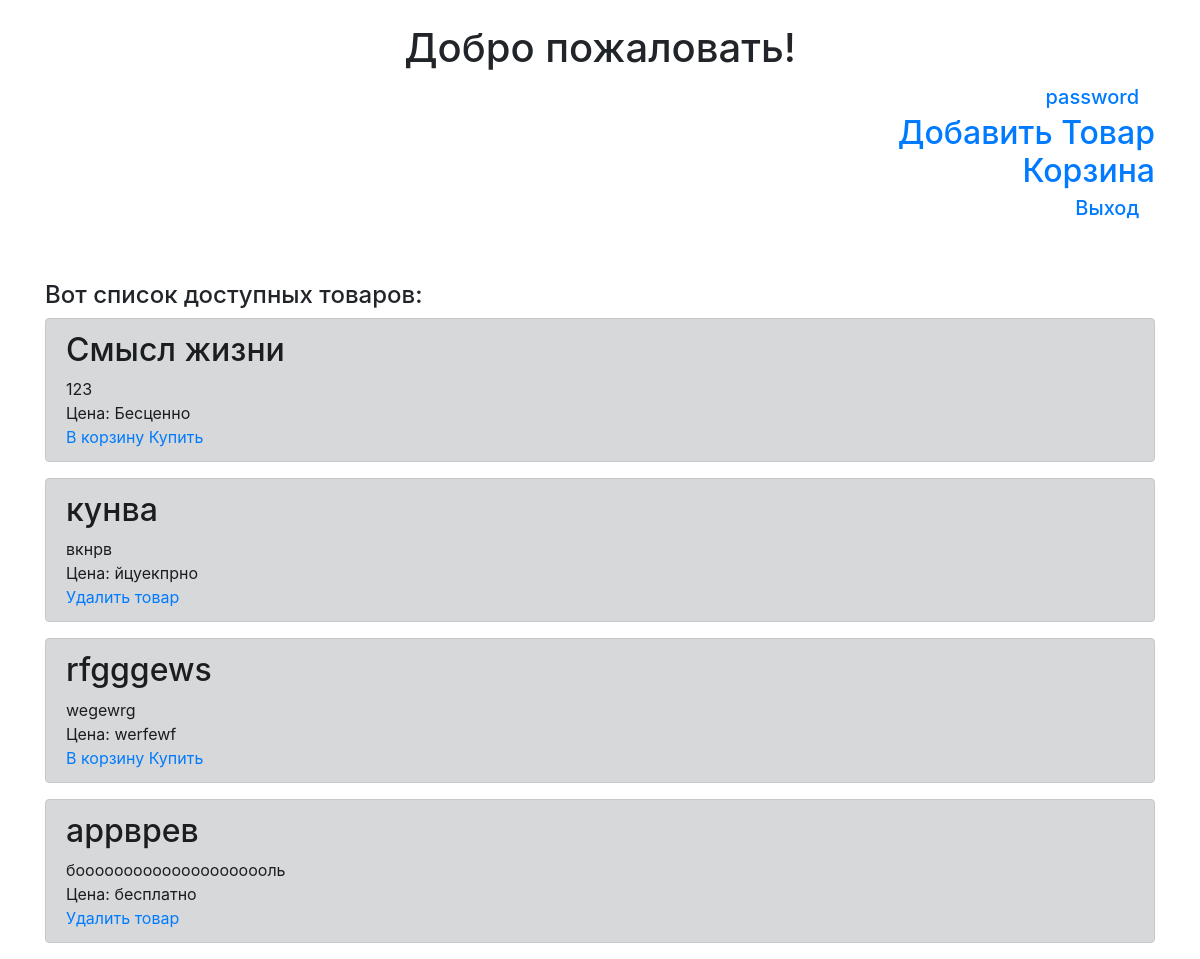
The page /main (signed in) on the database as committed earlier.
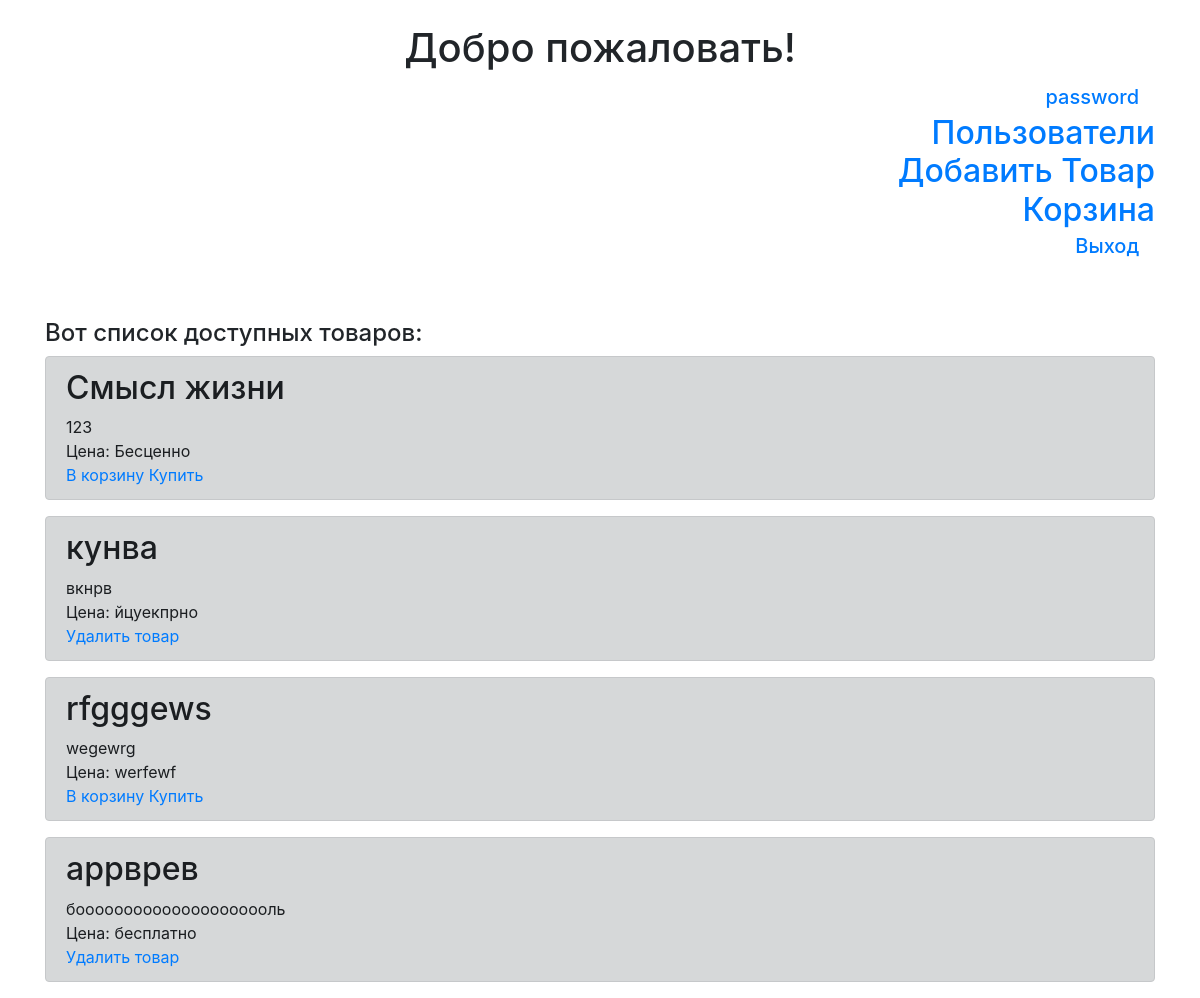
The same page on the database as committed later.
### tables this page shows
CREATE TABLE users 
                            (id INTEGER PRIMARY KEY AUTOINCREMENT, 
                             user_name VARCHAR(16),
                             password_hash VARCHAR(16),
                             status VARCHAR(10),
                             buy INTEGER,
                             sale INTEGER
                             );

CREATE TABLE products 
                            (id INTEGER PRIMARY KEY AUTOINCREMENT, 
                             title VARCHAR(50),
                             content VARCHAR(200),
                             price VARCHAR(10),
                             user_id INTEGER
                             );

### server.py (the view)
@app.route('/')
@app.route('/main')
def main():
    UserModel(db.get_connection()).init_table()
    ProductModel(db.get_connection()).init_table()
    if 'username' in session:
        name = session['username']
        products =  ProductModel(db.get_connection()).get_all()
        status = UserModel(db.get_connection()).get(session['user_id'])[3]
        id_us = session['user_id']
        BasketModel(db.get_connection()).init_table()
    else:
        name = 'Пользователь'
        products =  ProductModel(db.get_connection()).get_all()
        id_us = 'no_user'
    return render_template('main_list.html', title='Главная страница', \
        username='Пользователь', \
        products= products,
        status= status,
        id= id_us)

### User.py (called while the page is built)
    def init_table(self):
        cursor = self.connection.cursor()
        cursor.execute('''CREATE TABLE IF NOT EXISTS users
                            (id INTEGER PRIMARY KEY AUTOINCREMENT,
                             user_name VARCHAR(16),
                             password_hash VARCHAR(16),
                             status VARCHAR(10),
                             buy INTEGER,
                             sale INTEGER
                             )''')
        cursor.close()
        self.connection.commit()

    def get(self, user_id):
        cursor = self.connection.cursor()
        cursor.execute("SELECT * FROM users WHERE id = ?", (str(user_id)))
        row = cursor.fetchone()
        return row

### basket.py (called while the page is built)
    def init_table(self):
        cursor = self.connection.cursor()
        cursor.execute('''CREATE TABLE IF NOT EXISTS basket
                            (product_id INTEGER,
                             buyer_id INTEGER,
                             seller_id INTEGER
                             )''')
        cursor.close()
        self.connection.commit()

### db_connect.py (called while the page is built)
    def get_connection(self):
        return self.conn

### products.py (called while the page is built)
    def init_table(self):
        cursor = self.connection.cursor()
        cursor.execute('''CREATE TABLE IF NOT EXISTS products
                            (id INTEGER PRIMARY KEY AUTOINCREMENT,
                             title VARCHAR(50),
                             content VARCHAR(200),
                             price VARCHAR(10),
                             user_id INTEGER
                             )''')
        cursor.close()
        self.connection.commit()

    def get_all(self, user_id = None):
        cursor = self.connection.cursor()
        if user_id:
            cursor.execute("SELECT * FROM products WHERE user_id = ?",
                           (str(user_id)))
        else:
            cursor.execute("SELECT * FROM products")
        rows = cursor.fetchall()
        return rows

### templates/main_list.html (shortened to what this page needs)
﻿{% extends "base.html" %}
{% block content %}
<body bgproperties="fixed">
    <h1 align=center>Добро пожаловать!</h1>
    <h2 align=right>
      {% if "username" in session %}
        <a class="navbar-brand" href="/my_page">{{session['username']}}</a> <br>
        {% if status == 'admin'%}
          <a href="/control_users">Пользователи</a> <br>
        {% endif %}
        <a href="/add_product">Добавить Товар</a> <br>
        <a href="/basket">Корзина</a> <br>
        <a class="navbar-brand" href="/logout">Выход</a>
      {% else %}
        <p>{{username}}</p>
        <a class="navbar-brand" href="/signup">Регистрация</a>
        <a class="navbar-brand" href="/login">Вход</a>
      {% endif %}
     </h2>
     <br><br>
     <h4> Вот список доступных товаров: </h4>
     {% for item in products %}
	    <div class="alert alert-dark" role="alert">
	        <h2>{{item[1]}}</h2>
          <div>{{item[2]}}</div>
          <div>Цена: {{item[3]}}</div>
          {% if id==item[4] %}
            <a href="/delete_product/{{item[0]}}">Удалить товар</a>
          {% endif %}
          {% if (id != 'no_user') and (item[4] != id) %}
          <a href="/add_in_basket/{{item[0]}}">В корзину   </a>
          <a href="/buy_one_product/{{item[0]}}/1">   Купить</a>
          {% endif %}
	    </div>
	{% endfor %}
</body>
{% endblock %}

### templates/base.html (shortened to what this page needs)
<!doctype html>
<html lang="en">
<head>
    <link rel="stylesheet" href="https://maxcdn.bootstrapcdn.com/bootstrap/4.0.0/css/bootstrap.min.css">
</head>
  <body>
    <main role="main" class="container">
        {% block content %}{% endblock %}
    </main>
  </body>
</html>

Rows that differ between the two databases and show on the page:
changed users "password": status "user" → "admin" (drawn)
Other text that changed with them:
text now shown: "Пользователи"
